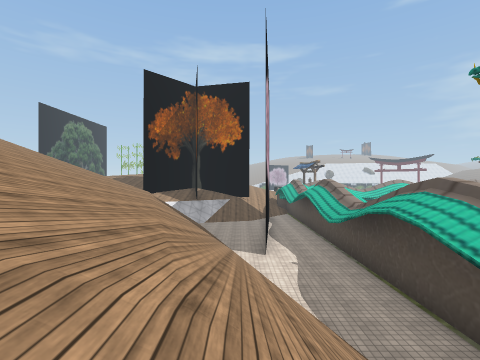
View 1 (above)

16 first-person views from a walk through a scene from a Unity 3-D project. The camera is 1.5 m above the floor, looks level and sees 85° across. The floor is counted in squares, 2 m on a side. Each view is taken from the middle of a square. On the plan, view 1 faces up. The plan holds only what a view shows up to about 9 squares ahead; the rest is blank. The place goes on beyond the plan. The player is left out. Some surface patterns are stand-ins.

View 2
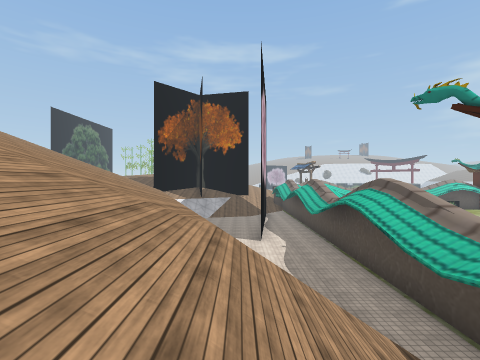

View 3
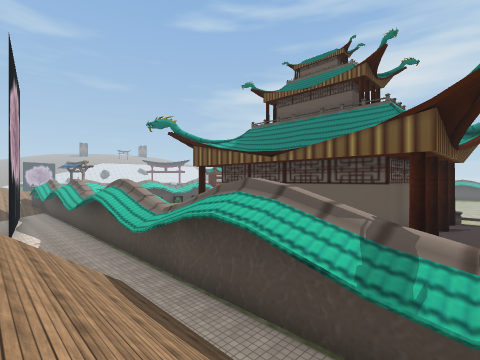

View 4
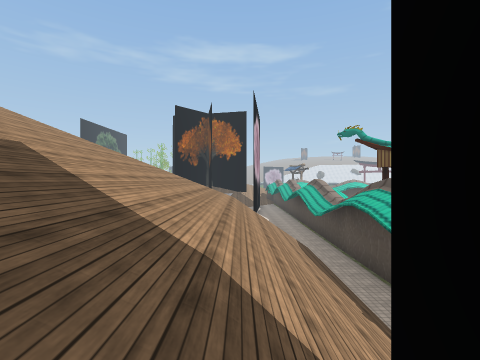

View 5
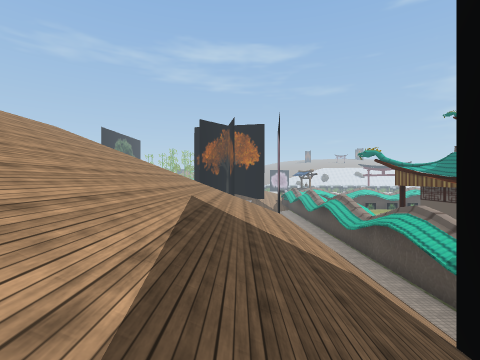

View 6
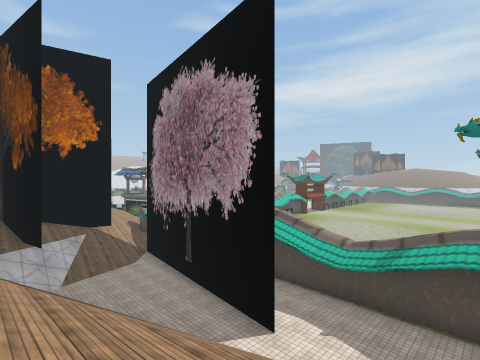

View 7
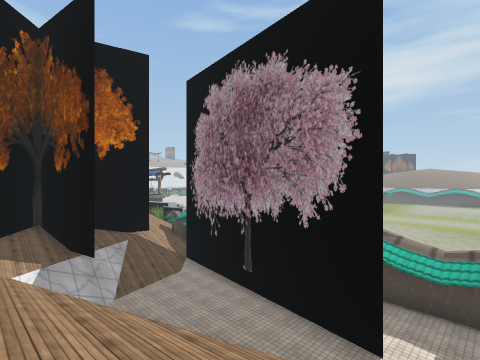

View 8
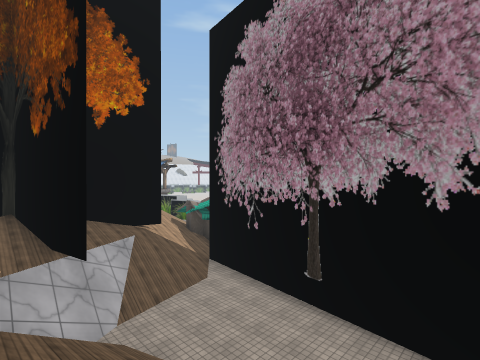

View 9
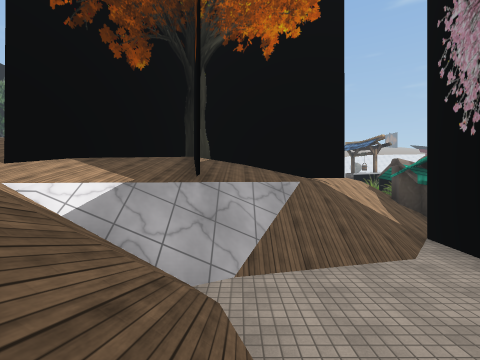

View 10
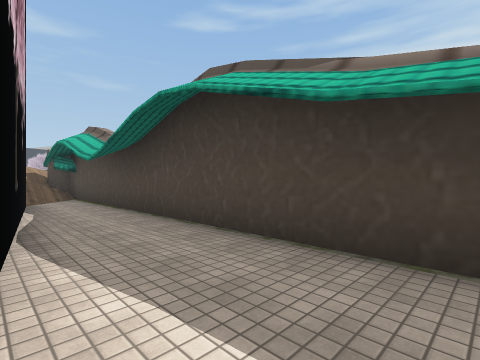

View 11
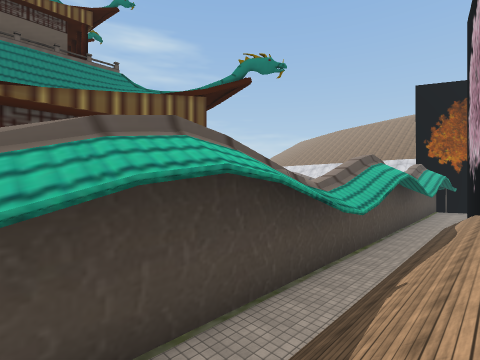

View 12
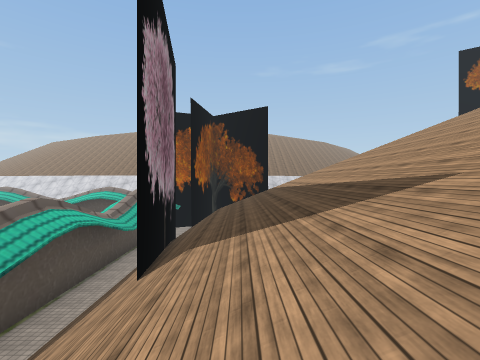

View 13
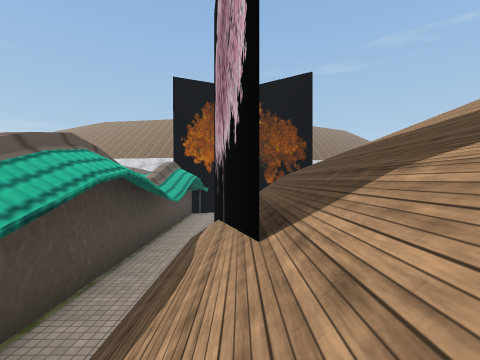

View 14
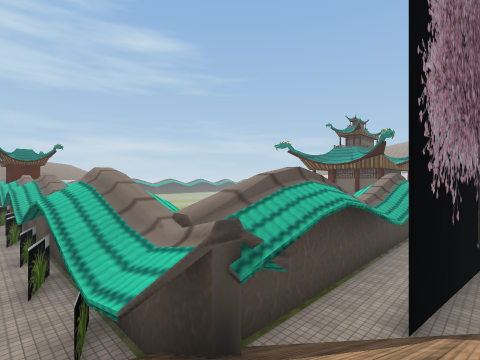

View 15
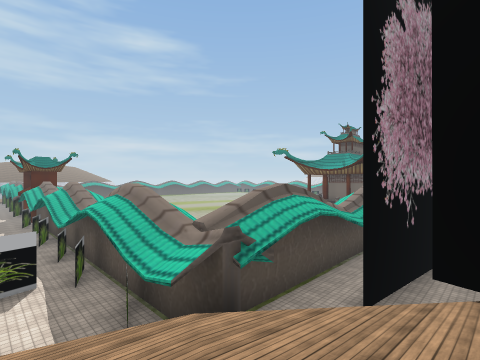

View 16
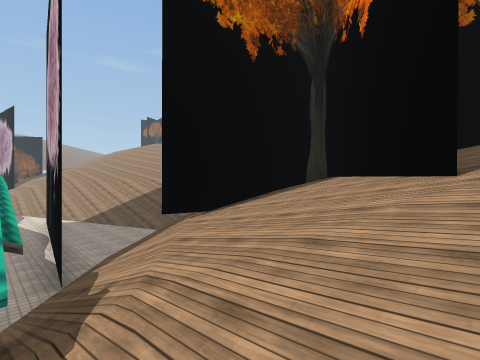

### Floor plan
Key: @ floor where view 1 was taken; # wall or solid block; . floor; / step, stairs or slope; ^ raised ledge; O other object.
Columns run from 5 left of view 1 to 14 right of it. Each row starts with its distance up from view 1.
 24              O
 23  #/////// /..O
 22  #/##//// /..O...
 21  ###////^#O..O.OO.OO
 20  ##/////##########
 19  #####///#
 18 ###/////.#
 17 #/#////#.#
 16 //////.#.#
 15 ///....#.#
 14  ///..##.#
 13 ////..#..#
 12 ////..#..#
 11 /////.#..#
 10 /////.#..#
  9 //////#..#
  8 //////...#
  7 //////...#
  6 ///////..#
  5 ///////..#
  4 ///////..#
  3 ////////.#
  2  ///////.#
  1   //////.#
  0 /////@//.#
 -1 ////////.#
 -2 ////////.#  #
 -3 ////////.#  ###
 -4 ////////.#  ######
 -5 ////////.#
 -6 ////////.#
 -7 //////#/.#
 -8 //////#/.#
 -9 //////#/.#
-10 //////#/.#
-11 //////#/.#

Positions as (right, up) in squares from view 1, and headings:
1: (0, 0), facing up
2: (0, -2), facing up
3: (0, -5), facing up-right
4: (0, -8), facing up
5: (-2, -10), facing up
6: (-4, 5), facing up-right
7: (-5, 7), facing up-right
8: (-4, 10), facing up-right
9: (-2, 12), facing up
10: (1, 8), facing up-right
11: (1, 0), facing down-right
12: (-1, -2), facing down
13: (1, -4), facing down
14: (1, 22), facing down-right
15: (0, 23), facing down-right
16: (3, 23), facing down-left
